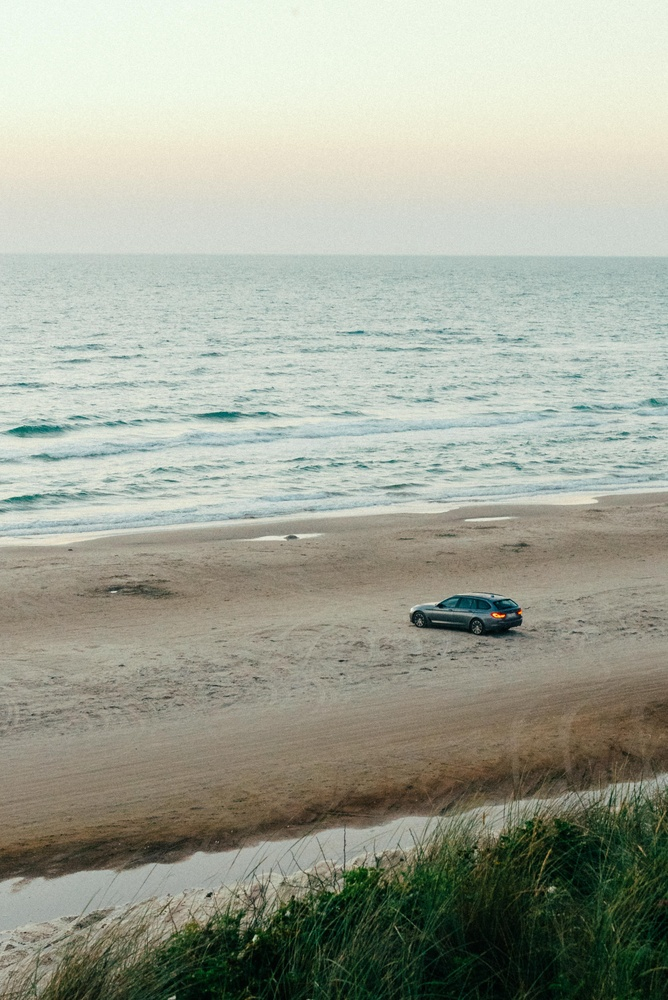
#> input picture 21 - Filtering Colors/assets/carAndNature.jpg, 668 x 1000 px, shrunk from 2702 x 4046 before the run, found by its file name
$ python main.py
#> lines starting #> are read from the running program, lines starting #| are printed output that depends on the picture; after the words box and inside, x2 and y2 are one past the last pixel; in counts of white or black regions, pixels touching at a corner belong together
import os

import cv2

import pandas as pd
import numpy as np
import matplotlib as mlp


def main():
    lower = np.array([91,120,0])
    upper = np.array([160,200,255])

    carAndNature = cv2.imread('21 - Filtering Colors\\assets\\carAndNature.jpg')
#> carAndNature is the input picture: shape (1000, 668, 3); mean B, G, R 151.9, 166, 161.9
    carAndNature = carAndNature[::5, ::5]
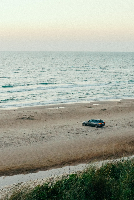
#> carAndNature: shape (200, 134, 3); mean B, G, R 152.3, 166.4, 162.4
    cv2.imshow('Frame', carAndNature)

    carAndNature_hsv = cv2.cvtColor(carAndNature, cv2.COLOR_BGR2HSV)
#> carAndNature_hsv: shape (200, 134, 3); mean H, S, V 44.2, 44.6, 169.5
    cv2.imshow('Frame HSV', carAndNature_hsv)

    mask = cv2.inRange(carAndNature_hsv, lower, upper)
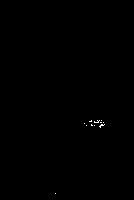
#> mask: shape (200, 134); 0.13% white in thin lines or dots, all inside (x1, y1, x2, y2) = (55, 120, 105, 194)
    cv2.imshow('Mask', mask)

    res_bit = cv2.bitwise_and(carAndNature, carAndNature, mask=mask)

    cv2.imshow('Frame Res', res_bit)

    cv2.waitKey(0)


if '__main__' == __name__:
    main()
